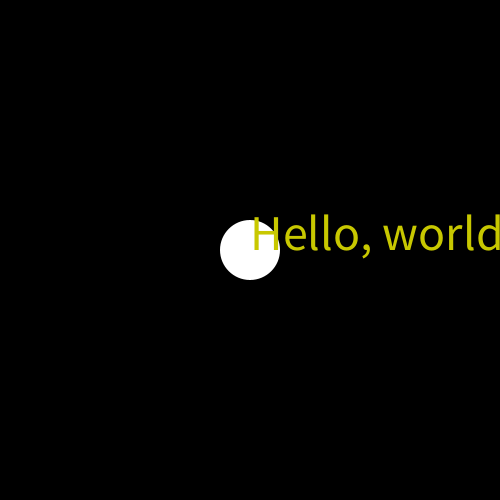
Frame 1 (no input)
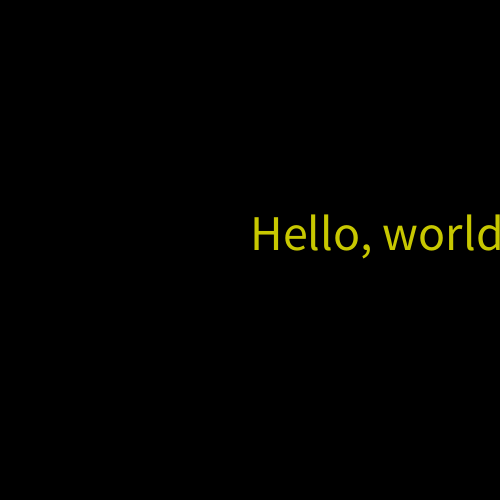
Frame 60 (the mouse pressed at the canvas centre just before this capture)
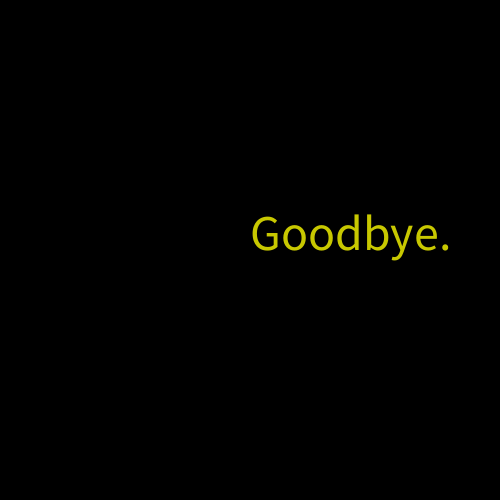
Frame 120 (the mouse held since frame 60 and released just before this capture)

The Processing sketch that drew these frames (run headless with seeded random() and noise(); from frame 60 on, the mouse is pressed at the canvas centre):

// Processing sketch: Demo_Animation_
// ── Demo_Animation_.pde
/*
Maya Glickman
 6/24/2022
 Variable Demo
 Created for into to cs summer 2022
 */

String welcome = "Hello, world!"; //Global vairable
boolean swith1 = false;
int diameter = 120;

void setup() {
  size(500, 500);
  
}

void draw() {
  background(0);
  diameter = diameter /2; //incrementation 
  noStroke();
  fill(255);
  circle (width/2, height/2, diameter);
  fill(200, 200, 0);
  
  
  
  textSize(50);
  text(welcome, width/2, height/2);
}


void mousePressed() {
  println(welcome);
  
  welcome = "Goodbye.";
}
